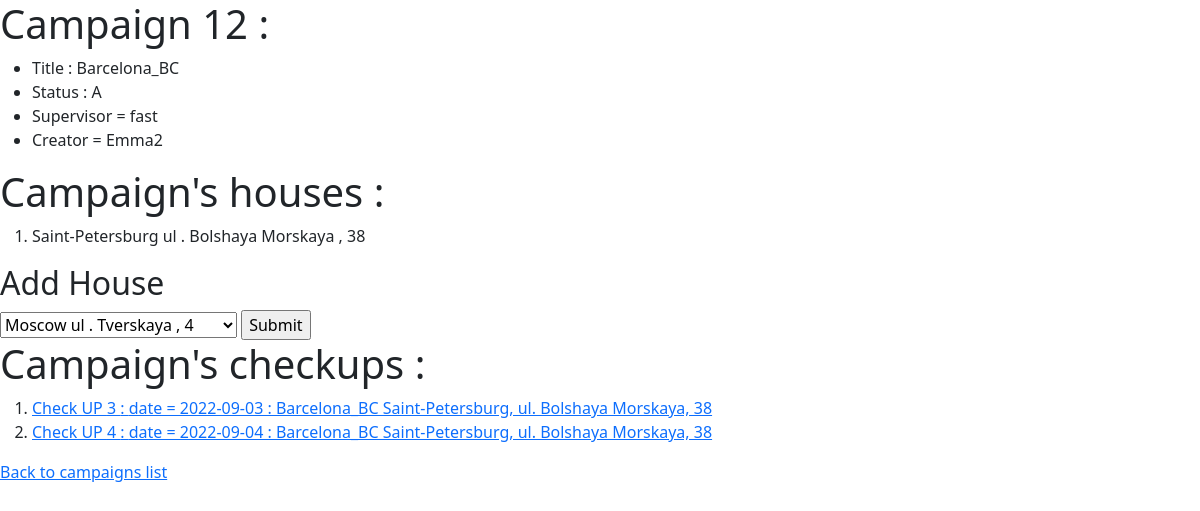
The page /campaigns/12 on the database its author committed.
### campaigns/models.py (models this page shows, shortened)
class Campaign(models.Model):
	title = models.CharField(max_length = 64)
	status = models.CharField(max_length = 1)
	supervisor = models.ForeignKey(Supervisor, on_delete = models.CASCADE, related_name = 'controled_by')
	creator = models.ForeignKey(User, on_delete = models.CASCADE, related_name = 'created_by', default = 1)

class Supervisor(models.Model):
	first = models.CharField(max_length = 64)
	last = models.CharField(max_length = 64)
	nick = models.CharField(max_length = 64)
	email = models.EmailField(max_length = 64, blank = True)
	phone = models.CharField(max_length = 32, blank = True)

class House(models.Model):
	city = models.CharField(max_length = 64)
	street_type = models.CharField(max_length = 5)
	street_name = models.CharField(max_length = 64)
	house_number = models.IntegerField()
	qnt_apts = models.IntegerField()
	qnt_strs = models.IntegerField()
	campaigns = models.ManyToManyField(Campaign, blank=True, related_name = 'c_objects')
	def __str__(self):
		return f'\n{self.city}\n {self.street_type} . {self.street_name} , {self.house_number}\n'

class Checkup(models.Model):
	campaign = models.ForeignKey(Campaign, on_delete = models.CASCADE, related_name = 'departures')
	house = models.ForeignKey(House, on_delete = models.CASCADE, related_name = 'arrivals')
	check_date = models.DateField()
	def __str__(self):
		house = f'{self.house.city}, {self.house.street_type}. {self.house.street_name}, {self.house.house_number}'
		return f'\ndate = {self.check_date} : {self.campaign.title} {house}'

### campaigns/views.py (the view)
# urls.py: path('<int:campaign_id>', views.campaign, name = 'campaign'),
def campaign(request, campaign_id):
	campaign = Campaign.objects.get(pk=campaign_id)
	return render(request, 'campaigns/campaign.html', {
		'campaign' : campaign,
		'houses' : campaign.c_objects.all(),
		'extra_houses' : House.objects.exclude(campaigns=campaign).all(),
		'checkups' : campaign.departures.all()
		})

### campaigns/templates/campaigns/campaign.html (shortened to what this page needs)
{% extends 'campaigns/layout.html' %}
{% block body %}
	<h1> Campaign {{campaign.id}} : </h1>
	<ul>
		<li>Title : {{campaign.title}}</li>
		<li>Status : {{campaign.status}}</li>
		<li>Supervisor = {{campaign.supervisor.nick}}</li>
		<li>Creator = {{campaign.creator.username}}</li>
	</ul>
	<h1> Campaign's houses : </h1>
	<ol>
		{% for house in houses %}
			<li>{{house}}</li>
		{% empty %}
			<li> no houses</li>
		{% endfor %}
	</ol>
	<h2>Add House</h2>
	<form action = "{% url 'campaigns:book' campaign.id %}" method = "post">
		<select name = 'house'>
			{% for house in extra_houses %}
				<option value = '{{house.id}}'>{{house}}</option>
			{% endfor %}
		</select>
		<input type="submit">
	</form>
	<h1> Campaign's checkups : </h1>
	<ol>
		{% for checkup in checkups %}
			<li>
			 	<a href="{% url 'campaigns:checkup' checkup.id %}">
					Check UP {{checkup.id}} : {{checkup}}
				</a>
			</li>
		{% empty %}
			<li> no checkups</li>
		{% endfor %}
	</ol>
	<a href = "{% url 'campaigns:index' %}"> Back to campaigns list </a>
{% endblock %}

### rows shown on the page
Campaign: title "Barcelona_BC", status "A", supervisor.nick "fast", creator.username "Emma2"
House: city+street_type+street_name "Saint-Petersburg ul . Bolshaya Morskaya , 38"
Checkup: id "3", house+check_date+campaign "date = 2022-09-03 : Barcelona_BC Saint-Petersburg, ul. Bolshaya Morskaya, 38"
Checkup: id "4", house+check_date+campaign "date = 2022-09-04 : Barcelona_BC Saint-Petersburg, ul. Bolshaya Morskaya, 38"

### other values the page prints
form field house "Moscow ul . Tverskaya , 4"
